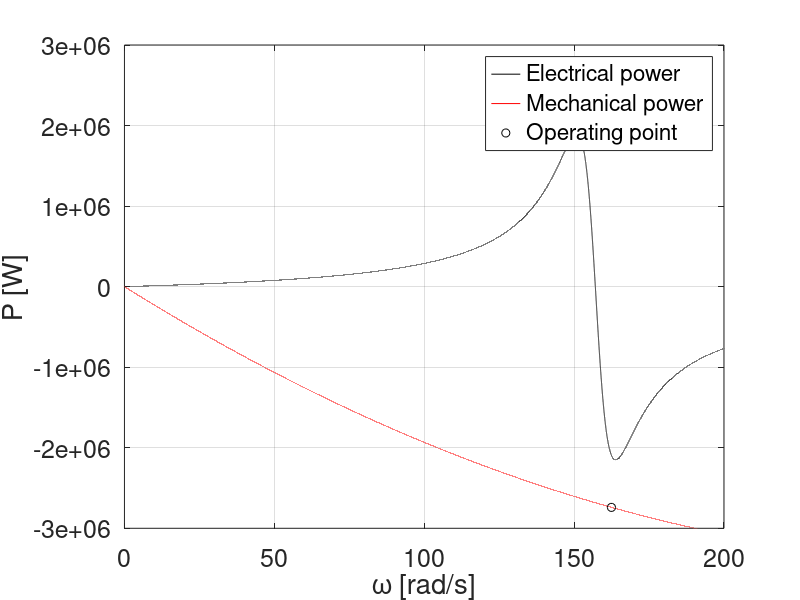

Recreate this plot in MATLAB.

%The rationale of Problem 1 can be followed with the only difference of not assuming s=0.
%now the ws is not equal to wg   ( we|ws|wg|wt ) we take intoa account the
%slip


clc;
clear;
close all;
% Parameters
rho=1.225;
N=80; %transmission ratio?
D=76; %blade sweep diameter
poles=2;


Ugrid=960;
f=50; omega=2*pi*f;
vw=14;

Rs=0.005;
Xs=omega*4e-4;
Rr=0.009;
Xr=omega*3e-4;
Rm=140;
Xm=omega*15e-3;

% Equivalent model
Zs=Rs+1i*Xs;Zm=Rm*(1i*Xm)/(Rm+1i*Xm);Zr=Rr+1i*Xr;
Zsm=Zs*Zm/(Zs+Zm);
Zth=Zr+Zsm;
V=Ugrid/sqrt(3);
Uth= Zm*V/(Zm+Zs);
Uu=abs(Uth);



% Initialization, we are solving numerically because solving the ecuations
% are tough
ss=0; %0 power
kk=0;
err=1;
P1=0;
while ((kk<100)&&(err>1e-6))
 kk=kk+1;

 we=2*pi*f;   %chain of speeds, this is how they relate
 ws=we/poles;
 wg=ws*(1-ss);
 wt=wg/N;

 lam= wt*(D/2) / vw;    %ASSUMING WT SO WE CAN COMPUTE A LAMBDA

 Cpp= 0.0045 * (100 - (lam-10)^2);  %with lambda we calculate cpp power coeficient
 P1a=0.5*rho*Cpp*(pi*(D^2)/4)*vw^3; %power

 err=abs(P1a-P1);                   %this establishes the end of the while, compares past power with current power
 P1=P1a;
 %now i calculate the new slip
 Pmech=-P1/3; %power mechanical
 a1=1;
 a2=2*real(Zth)*Pmech-Uu^2;
 a3=abs(Zth)^2*(Pmech^2);
 sol=roots([a1 0 a2 0 a3]); %U
 Rt=sol.^2/Pmech;
 s=Rr./(Rr+Rt); %computing new slip
 ss=s(2);
end

P1
ss
Igrid = V/(Zs+Zm*(Zr+Rt(2))/(Zm+(Zr+Rt(2))))
Sgrid= 3*V*conj(Igrid)
losses=real(Sgrid)+P1
Cpp

ssaux=-1:.00001:1;
Iaux=Uth./(Zth+Rr*(1-ssaux)./ssaux);
Paux=3*abs(Iaux).^2.*Rr.*(1-ssaux)./ssaux;
wgaux=ws*(1-ssaux);
wtaux=wgaux/N;
lamaux= wtaux*(D/2) / vw;
Cppaux= 0.0045 * (100 - (lamaux-10).^2);
Pauxmec=0.5*rho*Cppaux*(pi*(D^2)/4)*vw^3;

figure(1);

h=subplot(1,1,1);
plot(wgaux,Paux,'k');hold on;grid on;
plot(wgaux,-Pauxmec,'r');
plot(wg,-P1,'ok');
xlabel('\omega [rad/s]','FontSize',18);
ylabel('P [W]','FontSize',18);
legend('Electrical power','Mechanical power','Operating point');
set(h,'FontSize',18);
axis([0 200 -3e6 3e6]);